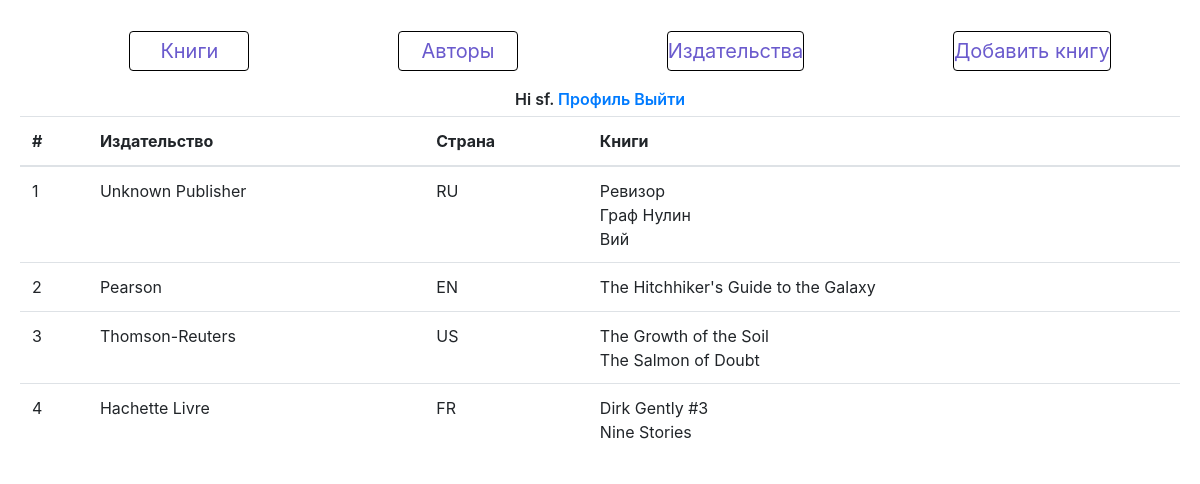
The app's page /publish/ (signed in) with its own data.
### p_library/models.py (models this page shows, shortened)
class Publishing(models.Model):
    name = models.CharField(max_length=20, default='')
    country = models.CharField(max_length=2)

class Book(models.Model):
    ISBN = models.CharField(db_column='ISBN', max_length=13)
    title = models.TextField()
    description = models.TextField()
    year_release = models.SmallIntegerField()
    author = models.ForeignKey(Author, on_delete=models.CASCADE)
    price = models.DecimalField(
        max_digits=10, decimal_places=5, blank=True, null=True)
    copy_count = models.SmallIntegerField(blank=True, null=True)
    publishing = models.ForeignKey(
        Publishing, on_delete=models.CASCADE, related_name='publish', null=True)
    debeter = models.ManyToManyField(
        'Friend', through='Exchange', through_fields=('book', 'friend'), blank=True)
    cover = models.ImageField(
        upload_to='covers/', blank=True)

### p_library/views.py (the view)
# urls.py: path('publish/', views.show_publishings, name='publish'),
def show_publishings(request):
    template = loader.get_template('publishings/publishings.html')
    books = Book.objects.all()
    pubs = Publishing.objects.all()
    books_list = [i for i in books]
    pubs_list = [i for i in pubs]
    b_data = {'books': books_list, 'pubs': pubs_list}
    return HttpResponse(template.render(b_data, request))

### p_library/templates/publishings/publishings.html (shortened to what this page needs)
{% extends 'base.html' %}
{% block content %}
<div style="margin: 5px;">
    <link href="https://stackpath.bootstrapcdn.com/bootstrap/4.5.0/css/bootstrap.min.css" rel="stylesheet"
>
    <div>
        <table class="table">
            <thead>
                <tr>
                    <th scope='col'>#</th>
                    <th scope='col'>Издательство</th>
                    <th scope='col'>Страна</th>
                    <th scope='col'>Книги</th>
                </tr>
            </thead>
            <tbody>
                {% for pub in pubs %}
                <td> {{ forloop.counter }} </td>
                <td> {{ pub.name }} </td>
                <td> {{ pub.country }} </td>
                <td> {% for book in books %}
                    {% if book.publishing.name == pub.name %}
                    {{ book.title }}<br>
                    {% endif %}
                    {% endfor %}
                </td>
                {% endfor %}
            </tbody>
        </table>
    </div>
</div>
{% endblock %}

### p_library/templates/base.html (shortened to what this page needs)
<!DOCTYPE html>
<html lang="en">
<head>
    {% load static %}
    <link rel="stylesheet" href="{% static 'style.css' %}">
</head>
<body>
    <nav>
        <ul class='nav__menu'>
            <a href="{% url 'books' %}">Книги</a>
            <a href="{% url 'p_library:author' %}">Авторы</a>
            <a href="{% url 'publish' %}">Издательства</a>
            {% if user.username  %}
            <a href="{% url 'add-book' %}">Добавить книгу</a>
            {% else %}
            <div class="login-grp">Для добавления книги надо <a href="{% url 'p_library:login' %}">Войти</a></div>
            {% endif %}
        </ul>
    </nav>
    <div class="welcome">
        Hi {{user}}.
        {% if  user.username %}
        <a href="{% url 'p_library:profile' %}">Профиль</a>
        <a href="{% url 'p_library:logout' %}">Выйти</a>
        {% endif %}
    </div>
    <div>
        {% block content %}
        {% endblock %}
    </div>
</body>
</html>

### p_library/libstatic/style.css (style rules this page uses)
.welcome { text-align: center; font-weight: 600; }
nav { text-align: center; }
.nav__menu { display: flex; justify-content: space-around; margin-top: 16px; }
.nav__menu > a { color: slateblue; border: 1px solid black; font-size: 20px; min-width: 10vw; border-radius: 4px; min-height: 5vh; text-decoration: none; display: flex; align-items: center; justify-content: center; }
body { padding: 15px; margin: 5px; }

### records on screen
Publishing: name "Unknown Publisher", country "RU"
Book: title "Ревизор"
Book: title "Граф Нулин"
Book: title "Вий"
Publishing: name "Pearson", country "EN"
Book: title "The Hitchhiker's Guide to the Galaxy"
Publishing: name "Thomson-Reuters", country "US"
Book: title "The Growth of the Soil"
Book: title "The Salmon of Doubt"
Publishing: name "Hachette Livre", country "FR"
Book: title "Dirk Gently #3"
Book: title "Nine Stories"

### other values on screen
{{ user }} "sf"
